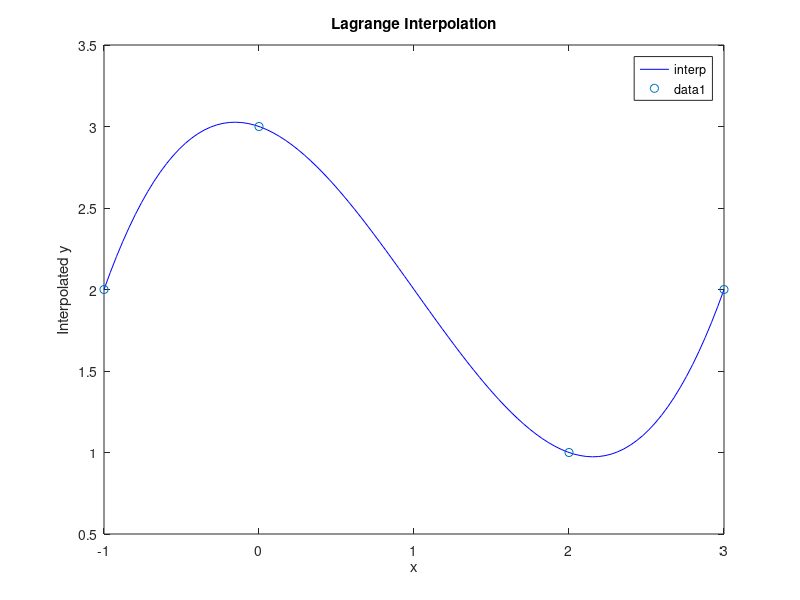

MATLAB code for this plot:
xs = [-1 0 2 3]';
ys = [2 3 1 2]';

n = 3;

% Lagrange

function l = lagrange(x, j, n, xs, ys)
    l = 1;
    for k=0:n
        if k == j
            continue;
        end

        part = (x - xs(k+1)) / (xs(j+1) - xs(k+1));
        l = l * part;
    end
end

function y = interp_l(x, n, xs, ys)
    y = 0;
    for i=0:n
        y = y + ys(i + 1) * l(x, i, n, xs, ys);
    end
end



% Newton

function omega = newton(x, j, xs)
    omega = 1;
    for i=0:j-1
        omega = omega * (x - xs(i+1));
    end
end

function d = divdiff(xs, ys, i, j)
    if i == j
        d = ys(i+1);
        return;
    end
    l = divdiff(xs, ys, i+1, j);
    r = divdiff(xs, ys, i, j-1);
    d = (l-r)/(xs(j+1)-xs(i+1));
end

function y = interp_n(x, n, xs, ys)
    y = 0;
    for i=0:n
        coeff = divdiff(xs, ys, 0, i);
        omega = newton(x, i, xs);
        y = y + coeff * omega;
    end
end

figure;
xValues = linspace(-1, 3, 100);
yValues = arrayfun(@(x) interp_n(x, n, xs, ys), xValues);
plot(xValues, yValues, 'b-', 'DisplayName', 'interp');
hold on;
scatter(xs, ys, 'ro');
xlabel('x');
ylabel('Interpolated y');
title('Lagrange Interpolation');
legend;
